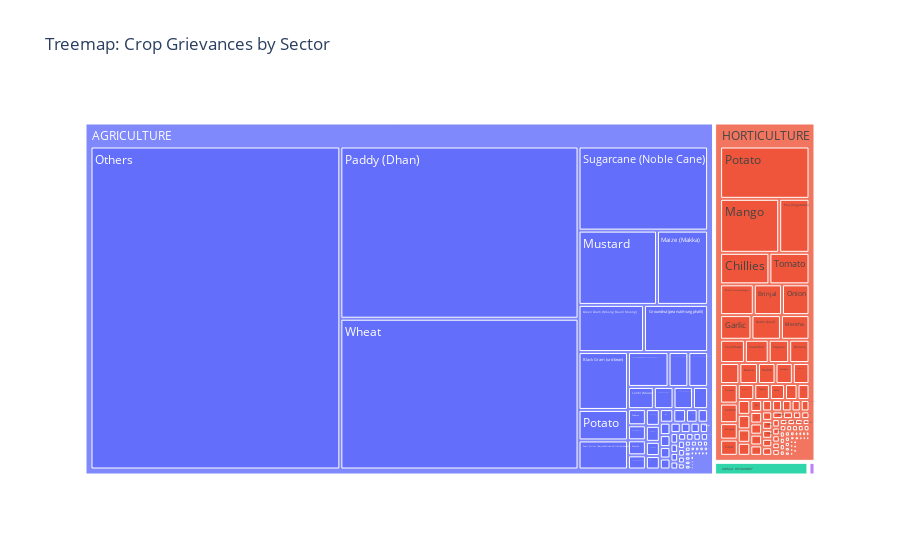

The notebook cell saved with this chart:
### Code cell
fig4 = px.treemap(df, path=['Sector', 'Crop'], 
                  values=[1]*len(df),  # har row ko 1 count ki tarah treat karo
                  title='Treemap: Crop Grievances by Sector')
fig4.show()

### Figure 1 — Plotly figure (JSON) as saved in the notebook; plotly's stock layout.template omitted (floating-point values rounded to 4 significant figures; data arrays with more than 128 entries replaced by an {"elided": "..."} marker saying what was removed)
{"data": [{"branchvalues": "total", "domain": {"x": [0, 1], "y": [0, 1]}, "hovertemplate": "labels=%{label}<br>value=%{value}<br>parent=%{parent}<br>id=%{id}<extra></extra>", "ids": {"elided": "246 str values"}, "labels": {"elided": "246 str values"}, "name": "", "parents": {"elided": "246 str values"}, "type": "treemap", "values": {"elided": "246 float values"}}], "layout": {"legend": {"tracegroupgap": 0}, "title": {"text": "Treemap: Crop Grievances by Sector"}}}
